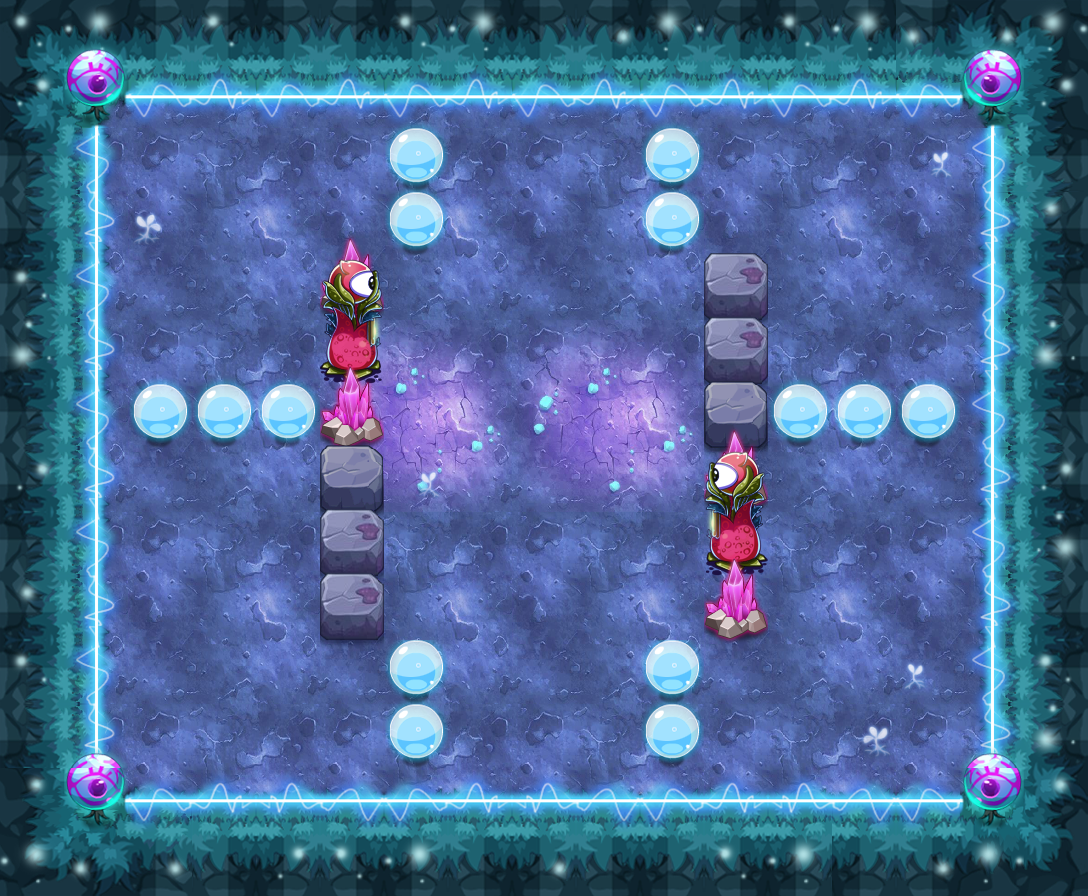

The image is a tile-based game level rendered from a .tmx file. Its description and source (layers, tilesets, objects; grid data summarised) follow:
An orthogonal 17x14 tile map with 64x64 px tiles, 16 tile layers (PASS, 块层 2, 块层 15, 块层 13, ...) and 38 objects (34x TRAP, 3x src1, PLAYER).

<map version="1.0" orientation="orthogonal" width="17" height="14" tilewidth="64" tileheight="64">
 <properties>
  <property name="DESTRY1" value="27" />
  <property name="DESTRY2" value="39" />
  <property name="DESTRY_COUNT" value="2" />
  <property name="EXP" value="1490" />
  <property name="ITEM" value="D060" />
  <property name="LOSE_SCRIPT" value="" />
  <property name="MONEY" value="2235" />
  <property name="START_SCRIPT" value="" />
  <property name="WIN_SCRIPT" value="" />
 </properties>
 <tileset firstgid="1" name="ysmg" tilewidth="64" tileheight="64">
  <image source="ysmg-hd.png" width="960" height="1070" />
 </tileset>
 <layer name="PASS" width="17" height="14">
  <data>[238 cells, 134 non-empty, 10 distinct tile ids]</data>
 </layer>
 <layer name="块层 2" width="17" height="14">
  <data>[238 cells, 238 non-empty, 26 distinct tile ids]</data>
 </layer>
 <layer name="块层 15" width="17" height="14">
  <data>[238 cells, 47 non-empty, 6 distinct tile ids]</data>
 </layer>
 <layer name="块层 13" width="17" height="14">
  <data>[238 cells, 52 non-empty, 6 distinct tile ids]</data>
 </layer>
 <layer name="块层 3" width="17" height="14">
  <data>[238 cells, 14 non-empty, 4 distinct tile ids]</data>
 </layer>
 <layer name="块层 6" width="17" height="14">
  <data>[238 cells, 26 non-empty, 6 distinct tile ids]</data>
 </layer>
 <layer name="SHELTER 11" width="17" height="14">
  <data>[238 cells, 2 non-empty, 1 distinct tile ids]</data>
 </layer>
 <layer name="SHELTER 10" width="17" height="14">
  <data>[238 cells, 2 non-empty, 1 distinct tile ids]</data>
 </layer>
 <layer name="SHELTER 8" width="17" height="14">
  <data>[238 cells, 2 non-empty, 2 distinct tile ids]</data>
 </layer>
 <layer name="SHELTER 7" width="17" height="14">
  <data>[238 cells, 2 non-empty, 2 distinct tile ids]</data>
 </layer>
 <layer name="SHELTER 6" width="17" height="14">
  <data>[238 cells, 2 non-empty, 2 distinct tile ids]</data>
 </layer>
 <layer name="SHELTER 5" width="17" height="14">
  <data>[238 cells, 8 non-empty, 3 distinct tile ids]</data>
 </layer>
 <layer name="SHELTER 4" width="17" height="14">
  <data>[238 cells, 2 non-empty, 2 distinct tile ids]</data>
 </layer>
 <layer name="SHELTER 3" width="17" height="14">
  <data>[238 cells, 2 non-empty, 2 distinct tile ids]</data>
 </layer>
 <layer name="SHELTER 2" width="17" height="14">
  <data>[238 cells, 2 non-empty, 1 distinct tile ids]</data>
 </layer>
 <layer name="SHELTER 1" width="17" height="14">
  <data>[238 cells, 2 non-empty, 1 distinct tile ids]</data>
 </layer>
 <objectgroup name="对象层 1" width="34" height="28">
  <object name="PLAYER" type="PLAYER" x="128" y="128" width="64" height="64" />
  <object name="src1" x="192" y="704" width="64" height="64">
   <properties>
    <property name="buff_type" value="fire_shell" />
    <property name="lua_ai" value="monster_src_ai" />
    <property name="quality" value="src1.quality" />
   </properties>
  </object>
  <object name="ice1" type="TRAP" x="384" y="320" width="256" height="64">
   <properties>
    <property name="trap_id" value="3" />
    <property name="trap_particle" value="trap_fire_right_4.plist" />
    <property name="trap_state" value="open" />
   </properties>
  </object>
  <object name="ice1" type="TRAP" x="448" y="512" width="256" height="64">
   <properties>
    <property name="trap_id" value="3" />
    <property name="trap_particle" value="trap_fire_left_4.plist" />
    <property name="trap_state" value="open" />
   </properties>
  </object>
  <object name="pg1" type="TRAP" x="448" y="128" width="64" height="64">
   <properties>
    <property name="trap_ani" value="poison_ground.actor" />
    <property name="trap_floor" value="true" />
    <property name="trap_script" value="target(&quot;PLAYER&quot;):onDamage(target(&quot;PLAYER&quot;):getHP()*0.1,&quot;TRAP&quot;);" />
    <property name="trap_start_mode" value="0" />
   </properties>
  </object>
  <object name="pg1" type="TRAP" x="512" y="128" width="64" height="64">
   <properties>
    <property name="trap_ani" value="poison_ground.actor" />
    <property name="trap_floor" value="true" />
    <property name="trap_script" value="target(&quot;PLAYER&quot;):onDamage(target(&quot;PLAYER&quot;):getHP()*0.1,&quot;TRAP&quot;);" />
    <property name="trap_start_mode" value="0" />
   </properties>
  </object>
  <object name="pg1" type="TRAP" x="576" y="128" width="64" height="64">
   <properties>
    <property name="trap_ani" value="poison_ground.actor" />
    <property name="trap_floor" value="true" />
    <property name="trap_script" value="target(&quot;PLAYER&quot;):onDamage(target(&quot;PLAYER&quot;):getHP()*0.1,&quot;TRAP&quot;);" />
    <property name="trap_start_mode" value="0" />
   </properties>
  </object>
  <object name="pg1" type="TRAP" x="576" y="192" width="64" height="64">
   <properties>
    <property name="trap_ani" value="poison_ground.actor" />
    <property name="trap_floor" value="true" />
    <property name="trap_script" value="target(&quot;PLAYER&quot;):onDamage(target(&quot;PLAYER&quot;):getHP()*0.1,&quot;TRAP&quot;);" />
    <property name="trap_start_mode" value="0" />
   </properties>
  </object>
  <object name="pg1" type="TRAP" x="512" y="192" width="64" height="64">
   <properties>
    <property name="trap_ani" value="poison_ground.actor" />
    <property name="trap_floor" value="true" />
    <property name="trap_script" value="target(&quot;PLAYER&quot;):onDamage(target(&quot;PLAYER&quot;):getHP()*0.1,&quot;TRAP&quot;);" />
    <property name="trap_start_mode" value="0" />
   </properties>
  </object>
  <object name="pg1" type="TRAP" x="448" y="192" width="64" height="64">
   <properties>
    <property name="trap_ani" value="poison_ground.actor" />
    <property name="trap_floor" value="true" />
    <property name="trap_script" value="target(&quot;PLAYER&quot;):onDamage(target(&quot;PLAYER&quot;):getHP()*0.1,&quot;TRAP&quot;);" />
    <property name="trap_start_mode" value="0" />
   </properties>
  </object>
  <object name="pg1" type="TRAP" x="576" y="640" width="64" height="64">
   <properties>
    <property name="trap_ani" value="poison_ground.actor" />
    <property name="trap_floor" value="true" />
    <property name="trap_script" value="target(&quot;PLAYER&quot;):onDamage(target(&quot;PLAYER&quot;):getHP()*0.1,&quot;TRAP&quot;);" />
    <property name="trap_start_mode" value="0" />
   </properties>
  </object>
  <object name="pg1" type="TRAP" x="512" y="640" width="64" height="64">
   <properties>
    <property name="trap_ani" value="poison_ground.actor" />
    <property name="trap_floor" value="true" />
    <property name="trap_script" value="target(&quot;PLAYER&quot;):onDamage(target(&quot;PLAYER&quot;):getHP()*0.1,&quot;TRAP&quot;);" />
    <property name="trap_start_mode" value="0" />
   </properties>
  </object>
  <object name="pg1" type="TRAP" x="448" y="640" width="64" height="64">
   <properties>
    <property name="trap_ani" value="poison_ground.actor" />
    <property name="trap_floor" value="true" />
    <property name="trap_script" value="target(&quot;PLAYER&quot;):onDamage(target(&quot;PLAYER&quot;):getHP()*0.1,&quot;TRAP&quot;);" />
    <property name="trap_start_mode" value="0" />
   </properties>
  </object>
  <object name="pg1" type="TRAP" x="576" y="704" width="64" height="64">
   <properties>
    <property name="trap_ani" value="poison_ground.actor" />
    <property name="trap_floor" value="true" />
    <property name="trap_script" value="target(&quot;PLAYER&quot;):onDamage(target(&quot;PLAYER&quot;):getHP()*0.1,&quot;TRAP&quot;);" />
    <property name="trap_start_mode" value="0" />
   </properties>
  </object>
  </objectgroup>
</map>
<!-- 24 of 38 objects omitted -->
